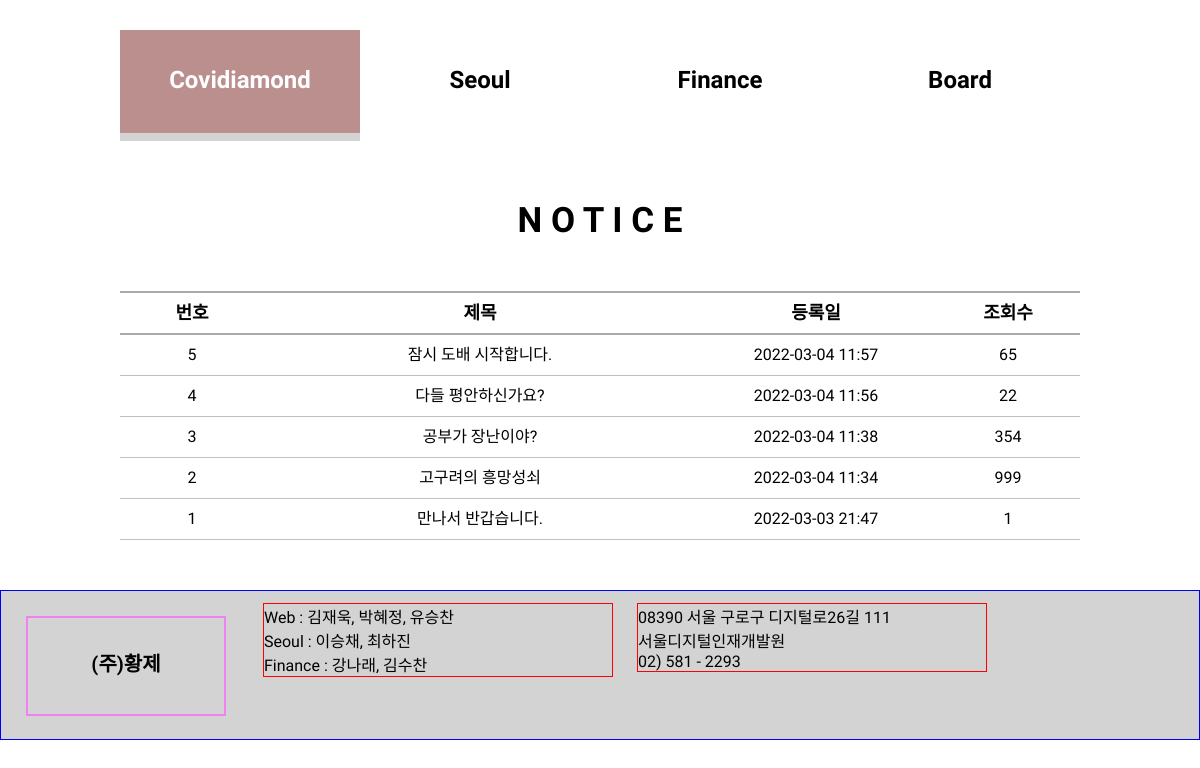
Screenshot of /board1/bList/ with the database file from the repository.
### board1/models.py (models this page shows, shortened)
class Board(models.Model) :
    b_no = models.IntegerField(default=0, primary_key=True)
    b_title = models.CharField(max_length=100)
    b_content = models.TextField()
    b_date = models.DateTimeField(default=datetime.now(), blank=True)
    b_hit = models.IntegerField(default=1)
    b_img = models.ImageField(blank=True)

### board1/views.py (the view)
# urls.py: path('bList/', views.bList, name='bList'),
def bList(req):
    bList = Board.objects.all().order_by('-b_no')
    context = {'bList':bList}
    return render(req, 'bList.html', context)

### board1/templates/bList.html
{% extends 'base.html' %}
{% load static %}
{% block hj-block %}
<div class="main">
    <p id="boardTitle">N O T I C E</p>
    <table>
        <colgroup>
            <col width="15%">
            <col width="45%">
            <col width="25%">
            <col width="15%">
        </colgroup>
        <thead>
            <tr>
                <th>번호</th>
                <th>제목</th>
                <th>등록일</th>
                <th>조회수</th>
            </tr>
        </thead>
        <tbody>
            {% if bList %}
                {% for board in bList %}
                    <tr>
                        <td>{{board.b_no}}</td>
                        <td>{{board.b_title}}</td>
                        <td>{{board.b_date|date:'Y-m-d H:i'}}</td>
                        <td>{{board.b_hit}}</td>
                    </tr>
                {% endfor %}
            {% else %}
                <tr>
                    <td colspan='4'>등록된 게시물이 없습니다.</td>
                </tr>
            {% endif %}
        </tbody>
    </table>
</div>
{% endblock hj-block %}

### home/templates/base.html (shortened to what this page needs)
{% load static %}
<!DOCTYPE html>
<html lang="ko">
<head>
    <link rel="stylesheet" type="text/css" href="{% static 'css/home.css' %}">
    <link rel="stylesheet" type="text/css" href="{% static 'css/fin.css' %}">
</head>
<body>
    <div>
        <header>
            <div>
                <nav class="topMenu">
                    <ul>
                        <li id="topMenu"><a href="{% url 'main' %}">Covidiamond</a></li>
                        <li><a href="{% url 'seoul:sview' %}">Seoul</a></li>
                        <li><a href="{% url 'fin:plot' %}">Finance</a></li>
                        <li><a href="#">Board</a>
                        </li>
                    </ul>
                </nav>
            </div>
        </header>
        {% block hj-block %}
        {% endblock hj-block %}
        <footer>
            <div class="foot">
                <div class="logo">
                    <a>(주)황제</a>
                </div>
                <span class="spanbox">
                    <div>Web : 김재욱, 박혜정, 유승찬</div>
                    <div>Seoul : 이승채, 최하진</div>
                    <div>Finance : 강나래, 김수찬</div>
                </span>
                <span class="spanbox">
                    <div>08390 서울 구로구 디지털로26길 111</div>
                    <div>서울디지털인재개발원</div>
                    <div>02) 581 - 2293 </div>
                </span>
            </div>
        </footer>
    </div>
</body>
</html>

### static/css/home.css (style rules this page uses)
* { margin: 0; padding: 0px; box-sizing: border-box; font-family: 'IBM Plex Sans KR', sans-serif; }
a { text-decoration: none; font-size: 20px; font-weight: 600; color: black; }
ul li { list-style: none; }
header { position: fixed; top: 0; left: 0; right: 0; }
#topMenu { margin: 0 auto 0 10%; background: rosybrown; border-bottom: 8px solid lightgray; }
#topMenu > a { color: #fff; }
.topMenu { width: 100%; height: 150px; background: #fff; line-height: 100px; margin: 0 auto; padding-top: 30px; text-align: center; }
.topMenu > ul >li { float: left; width: 20%; position: relative; }
.topMenu > ul >li > a { font-size: 24px; }
.main { padding: 50px 0 50px 0; margin-top: 150px; }
h1, h2, p { width: 900px; margin-left: 100px; margin-bottom: 40px; text-align: left; }
.foot { border: 1px solid blue; background: lightgray; height: 150px; }
.logo { border: 2px solid violet; float: left; width: 200px; height: 100px; text-align: center; margin: 25px; padding-top: 30px; }
.spanbox { border: 1px solid red; width: 350px; float: left; margin: 1%; }
table { width: 80%; margin: 0 auto 0 auto; line-height: 40px; border-collapse: collapse; text-align: center; }
#boardTitle { text-align: center; font-size: 35px; font-weight: 600; margin: 0 auto 50px auto; }
td { border-bottom: 1px solid silver; }
th { font-size: 18px; border-top: 2px solid darkgrey; border-bottom: 2px solid darkgrey; }

### static/css/fin.css (style rules this page uses)
* { margin : 0; padding : 0; }

### rows the page displays
Board: b_no "5", b_title "잠시 도배 시작합니다.", b_date "2022-03-04 11:57", b_hit "65"
Board: b_no "4", b_title "다들 평안하신가요?", b_date "2022-03-04 11:56", b_hit "22"
Board: b_no "3", b_title "공부가 장난이야?", b_date "2022-03-04 11:38", b_hit "354"
Board: b_no "2", b_title "고구려의 흥망성쇠", b_date "2022-03-04 11:34", b_hit "999"
Board: b_no "1", b_title "만나서 반갑습니다.", b_date "2022-03-03 21:47", b_hit "1"
